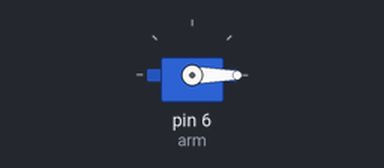
Bench run of a sketch on a simulated Arduino Uno, built with avr-gcc and run on an emulated ATmega328P. On the bench: servo. What the sketch prints to the serial monitor is not drawn.

Above: at 0.05 s.
At 8.0 s:
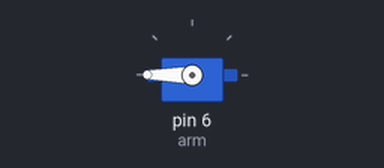
Timing chart, 0 to 10.4 s (numbered marks = the images above):
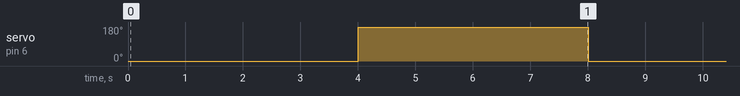

Measured:
- by itself, servo on pin 6 (arm): alternates 180° for 4.0 s and 0° for 4.0 s, 9 changes in all, then stays 180°

The sketch:

sketch_oct19b.ino
```cpp
#include <Servo.h>

Servo arm;

void setup() {
  Serial.begin(9600);
  arm.attach(6);
}

void loop() {
  arm.write(0);
  Serial.println(0);
  int timer = millis();
  while(millis() - timer < 4000);

  arm.write(180);
  Serial.println(180);
  timer = millis();
  while(millis() - timer < 4000);

}
```
